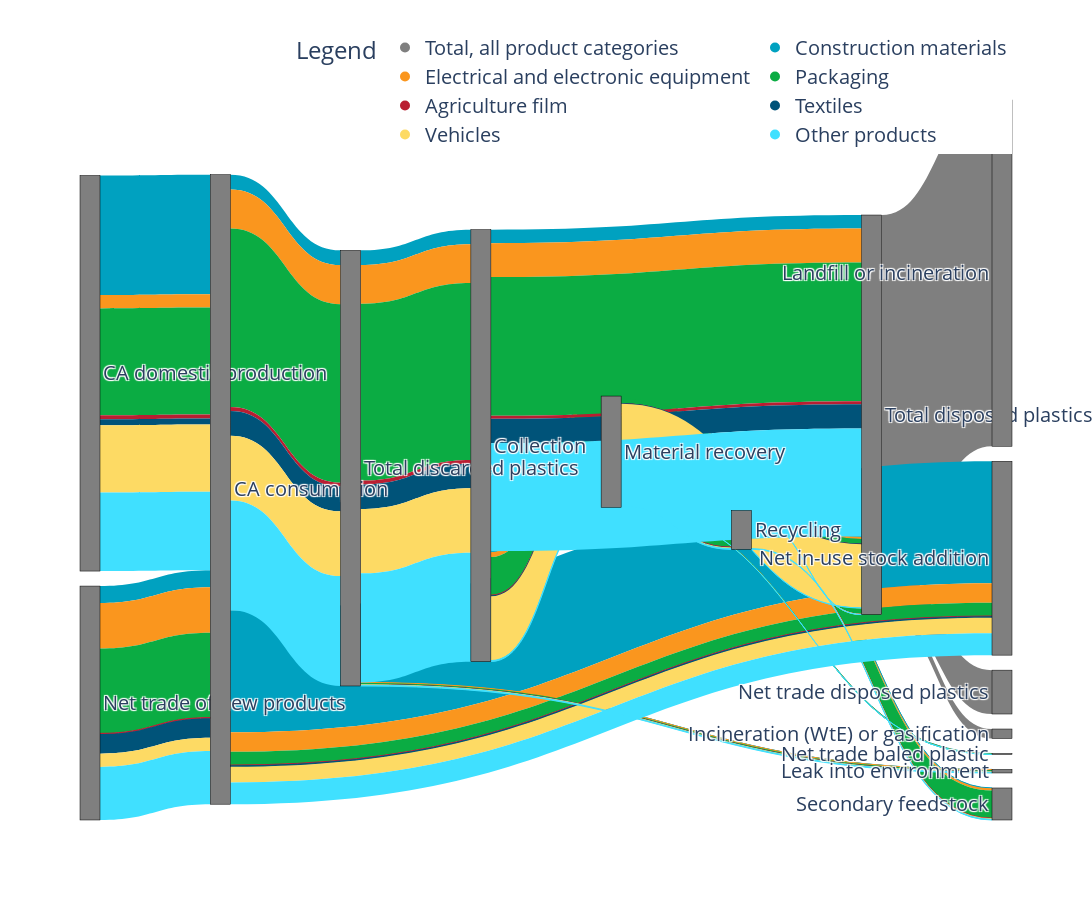

The cell this chart's notebook holds for it:
### Code cell
#Try another way how to plot a legend on the graph

# Create legend
legend_trace = []
for idx, (cat, color) in enumerate(zip(categories, colors)):
    legend_trace.append(go.Scatter(
        x=[None],
        y=[None],
        mode='markers',
        marker=dict(size=10, color=color),
        name=cat
    ))

# Add legend to the figure
for trace in legend_trace:
    fig.add_trace(trace)

# Update layout of the legend plot
fig.update_layout(
    xaxis=dict(visible=False),
    yaxis=dict(visible=False),
    showlegend=True,
    legend=dict(
        title='Legend',
        orientation='h',
        yanchor='top',
        y=1.1,
        xanchor='right',
        x=1),
    width=1920,
    height=900,
    font=dict(size=20),
    title="",
    plot_bgcolor='rgba(0,0,0,0)'
)

# Display the figure
fig.show()

### Figure 1 — Plotly figure (JSON) as saved in the notebook; plotly's stock layout.template omitted (floating-point values rounded to 4 significant figures)
{"data": [{"link": {"color": ["#7F7F7F", "#7F7F7F", "#7F7F7F", "#00A1C0", "#00A1C0", "#00A1C0", "#00A1C0", "#00A1C0", "#00A1C0", "#00A1C0", "#00A1C0", "#00A1C0", "#00A1C0", "#00A1C0", "#00A1C0", "#00A1C0", "#FA961E", "#FA961E", "#FA961E", "#FA961E", "#FA961E", "#FA961E", "#FA961E", "#FA961E", "#FA961E", "#FA961E", "#FA961E", "#FA961E", "#FA961E", "#0BAC43", "#0BAC43", "#0BAC43", "#0BAC43", "#0BAC43", "#0BAC43", "#0BAC43", "#0BAC43", "#0BAC43", "#0BAC43", "#0BAC43", "#0BAC43", "#0BAC43", "#B91E32", "#B91E32", "#B91E32", "#B91E32", "#B91E32", "#B91E32", "#B91E32", "#B91E32", "#B91E32", "#B91E32", "#B91E32", "#B91E32", "#B91E32", "#005379", "#005379", "#005379", "#005379", "#005379", "#005379", "#005379", "#005379", "#005379", "#005379", "#FDDA64", "#FDDA64", "#FDDA64", "#FDDA64", "#FDDA64", "#FDDA64", "#FDDA64", "#FDDA64", "#FDDA64", "#FDDA64", "#FDDA64", "#FDDA64", "#FDDA64", "#40E0FF", "#40E0FF", "#40E0FF", "#40E0FF", "#40E0FF", "#40E0FF", "#40E0FF", "#40E0FF", "#40E0FF", "#40E0FF", "#40E0FF", "#40E0FF", "#40E0FF"], "source": [0, 0, 0, 1, 2, 3, 3, 4, 4, 5, 5, 6, 6, 6, 7, 7, 1, 2, 3, 3, 4, 4, 5, 5, 6, 6, 6, 7, 7, 1, 2, 3, 3, 4, 4, 5, 5, 6, 6, 6, 7, 7, 1, 2, 3, 3, 4, 4, 5, 5, 6, 6, 6, 7, 7, 1, 2, 3, 3, 4, 4, 5, 5, 6, 6, 1, 2, 3, 3, 4, 4, 5, 5, 6, 6, 6, 7, 7, 1, 2, 3, 3, 4, 4, 5, 5, 6, 6, 6, 7, 7], "target": [8, 9, 10, 3, 3, 11, 4, 12, 5, 6, 0, 7, 0, 13, 14, 0, 3, 3, 11, 4, 12, 5, 6, 0, 7, 0, 13, 14, 0, 3, 3, 11, 4, 12, 5, 6, 0, 7, 0, 13, 14, 0, 3, 3, 11, 4, 12, 5, 6, 0, 7, 0, 13, 14, 0, 3, 3, 11, 4, 12, 5, 6, 0, 7, 0, 3, 3, 11, 4, 12, 5, 6, 0, 7, 0, 13, 14, 0, 3, 3, 11, 4, 12, 5, 6, 0, 7, 0, 13, 14, 0], "value": [3916862, 107577, 496166, 1353236, 192863, 1380024, 166074, 1463, 164611, 11306, 153304, 9769, 1537, 5164, 3684, 921, 150005, 514365, 221161, 443209, 4006, 439203, 56202, 382850, 29366, 26835, 147, 24193, 5321, 1208134, 959097, 149169, 2018063, 17781, 2000281, 429986, 1569399, 373048, 56938, 4639, 313507, 64180, 45374, 7770, 8863, 44281, 390, 43891, 10191, 33699, 8357, 1834, 0, 7185, 1172, 68678, 221772, 9834, 280616, 2473, 278143, 2450, 275362, 2116, 333, 760703, 149584, 177688, 732599, 4977, 727622, 727559, 0, 7276, 720284, 0, 6161, 1114, 888604, 600883, 246672, 1242814, 9276, 1233538, 10971, 1221946, 9479, 1492, 124, 7520, 2083]}, "node": {"color": "#7F7F7F", "label": ["Total disposed plastics", "CA domestic production", "Net trade of new products", "CA consumption", "Total discarded plastics", "Collection", "Material recovery", "Recycling", "Landfill or incineration", "Incineration (WtE) or gasification", "Net trade disposed plastics", "Net in-use stock addition", "Leak into environment", "Net trade baled plastic", "Secondary feedstock"], "line": {"color": "black", "width": 0.5}, "pad": 15, "thickness": 20}, "type": "sankey", "valuesuffix": "t"}, {"marker": {"color": "#7F7F7F", "size": 10}, "mode": "markers", "name": "Total, all product categories", "type": "scatter", "x": [null], "y": [null]}, {"marker": {"color": "#00A1C0", "size": 10}, "mode": "markers", "name": "Construction materials", "type": "scatter", "x": [null], "y": [null]}, {"marker": {"color": "#FA961E", "size": 10}, "mode": "markers", "name": "Electrical and electronic equipment", "type": "scatter", "x": [null], "y": [null]}, {"marker": {"color": "#0BAC43", "size": 10}, "mode": "markers", "name": "Packaging", "type": "scatter", "x": [null], "y": [null]}, {"marker": {"color": "#B91E32", "size": 10}, "mode": "markers", "name": "Agriculture film", "type": "scatter", "x": [null], "y": [null]}, {"marker": {"color": "#005379", "size": 10}, "mode": "markers", "name": "Textiles", "type": "scatter", "x": [null], "y": [null]}, {"marker": {"color": "#FDDA64", "size": 10}, "mode": "markers", "name": "Vehicles", "type": "scatter", "x": [null], "y": [null]}, {"marker": {"color": "#40E0FF", "size": 10}, "mode": "markers", "name": "Other products", "type": "scatter", "x": [null], "y": [null]}], "layout": {"font": {"size": 20}, "height": 900, "legend": {"orientation": "h", "title": {"text": "Legend"}, "x": 1, "xanchor": "right", "y": 1.1, "yanchor": "top"}, "plot_bgcolor": "rgba(0,0,0,0)", "showlegend": true, "title": {"text": ""}, "width": 1920, "xaxis": {"visible": false}, "yaxis": {"visible": false}}}
